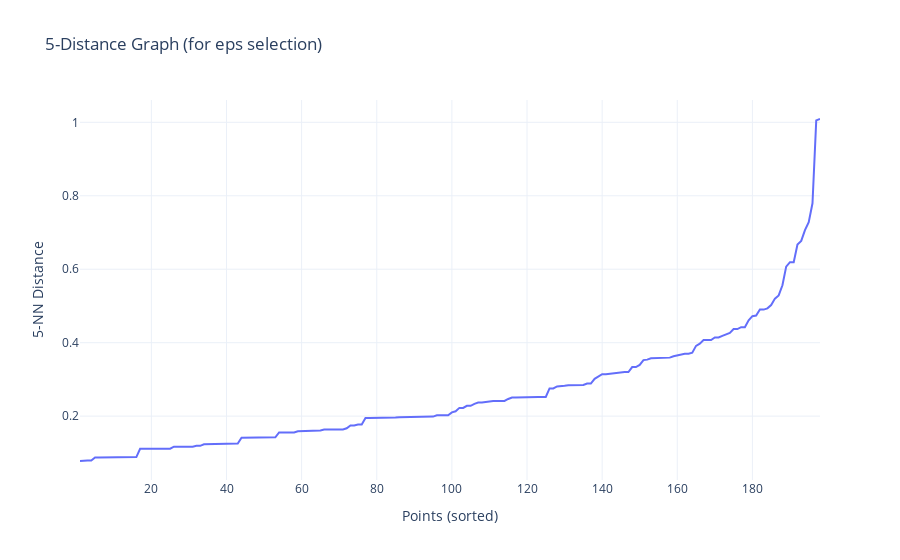

Notebook code cell kept with this figure:
### Markdown cell above
## DBSCAN
Plot k-distance to select the best value for eps

### Code cell
k = 5  # same as n_neighbors
neighbors = NearestNeighbors(n_neighbors=k)
neighbors_fit = neighbors.fit(X_scaled)
distances, indices = neighbors_fit.kneighbors(X_scaled)

# take the distance to the k-th nearest neighbor
distances = np.sort(distances[:, k-1])

# Plot k-distance graph
fig = px.line(
    x=range(1, len(distances)+1),
    y=distances,
    title=f"{k}-Distance Graph (for eps selection)",
    labels={"x": "Points (sorted)", "y": f"{k}-NN Distance"},
    template="plotly_white"
)
fig.show()

### Figure 1 — Plotly figure (JSON) as saved in the notebook; plotly's stock layout.template omitted (floating-point values rounded to 4 significant figures; data arrays with more than 128 entries replaced by an {"elided": "..."} marker saying what was removed)
{"data": [{"hovertemplate": "Points (sorted)=%{x}<br>5-NN Distance=%{y}<extra></extra>", "legendgroup": "", "line": {"color": "#636efa", "dash": "solid"}, "marker": {"symbol": "circle"}, "mode": "lines", "name": "", "orientation": "v", "showlegend": false, "type": "scatter", "x": {"elided": "198 int values"}, "xaxis": "x", "y": {"elided": "198 float values"}, "yaxis": "y"}], "layout": {"legend": {"tracegroupgap": 0}, "title": {"text": "5-Distance Graph (for eps selection)"}, "xaxis": {"anchor": "y", "domain": [0, 1], "title": {"text": "Points (sorted)"}}, "yaxis": {"anchor": "x", "domain": [0, 1], "title": {"text": "5-NN Distance"}}}}
